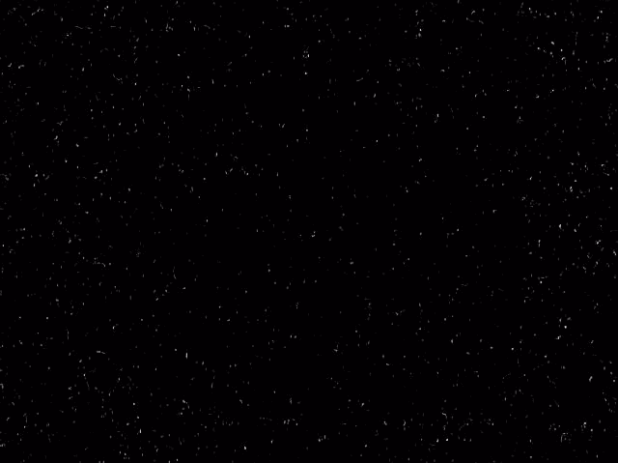
#> input picture data/monazu/monazu_13714.tiff, 618 x 463 px; its folder holds only this picture in this run
$ python preprocess.py
#> lines starting #> are read from the running program, lines starting #| are printed output that depends on the picture
import tifffile
import glob
import matplotlib.pyplot as plt
import numpy as np
import os

isTest = 1
y_offset = 2
x_offset = 47
y_slice = slice( y_offset, -1*(y_offset+1) )
x_slice = slice( x_offset, -1*(x_offset+1) )


dir = "./data/Monazu"
save_dir = "./data/monazu"
img_name = "*"
filepath = glob.glob("{}/{}.tiff".format(dir, img_name))

for path in filepath:
    image = tifffile.imread(path)[y_slice, x_slice]
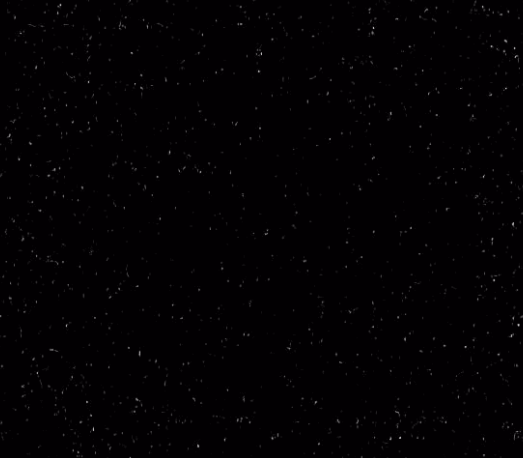
#> image: shape (458, 523, 4); mean R, G, B, A 3, 1, 3, 255
    # image = tifffile.imread(path)
    if isTest:
        print(path)
        plt.imshow(image)
        plt.show()
        break
    else:
        save_name = os.path.splitext(os.path.basename(path))[0]
        # n = len( glob.glob("{}/*.tiff".format(save_dir)) )
        # save_name = "Am_{:0=4}".format( n+1 )
        print(save_name)
        if not os.path.exists(save_dir):
            os.mkdir(save_dir)
        tifffile.imwrite("{}/{}.tiff".format( save_dir, save_name ), image)

$ run again, on data/monazu/monazu_4410.tiff
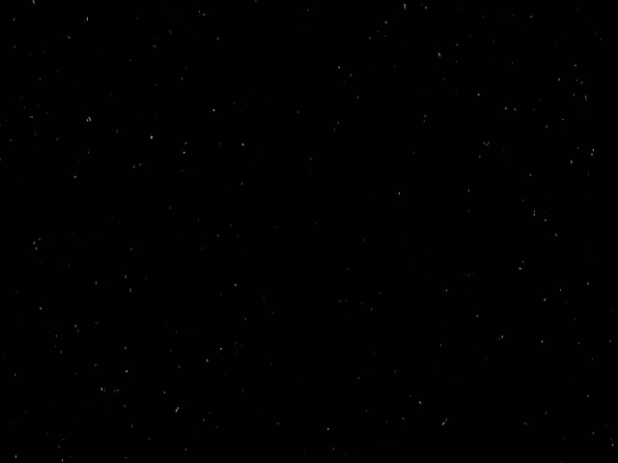
#> input picture data/monazu/monazu_4410.tiff, 618 x 463 px
#> `image = tifffile.imread(path)[y_slice, x_slice]`:
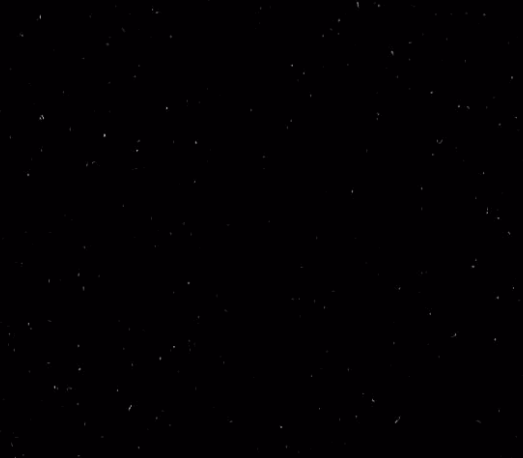
#> image: shape (458, 523, 4); mean R, G, B, A 2.2, 0.2, 2.2, 255

$ run again, on data/monazu/monazu_18298.tiff
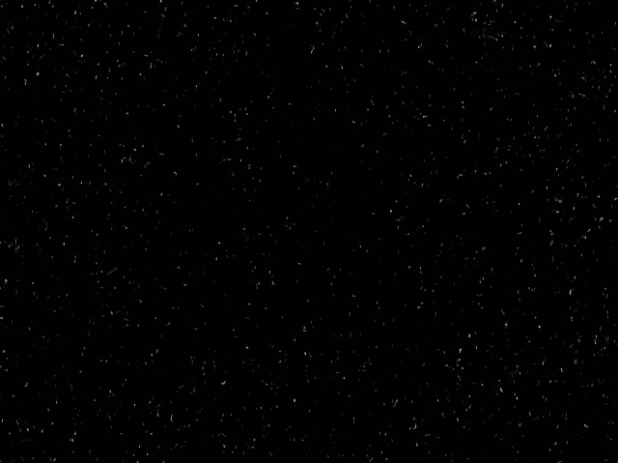
#> input picture data/monazu/monazu_18298.tiff, 618 x 463 px
#> `image = tifffile.imread(path)[y_slice, x_slice]`:
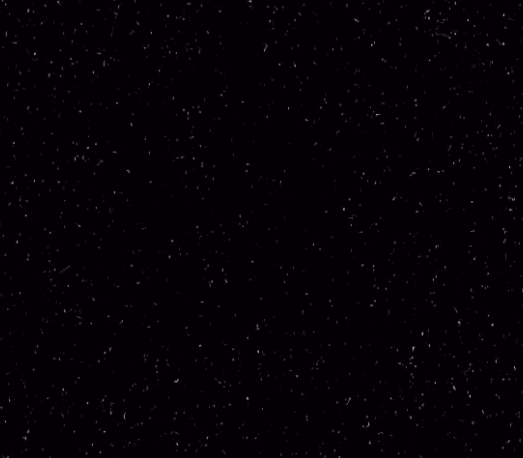
#> image: shape (458, 523, 4); mean R, G, B, A 3, 1, 3, 255
